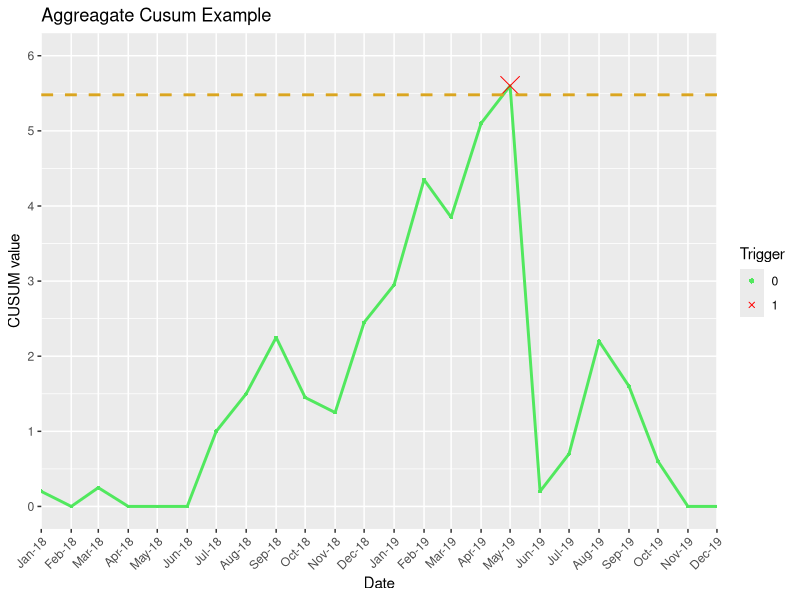

R code for this plot: (Note: this script raises an error after producing the figure.)
# Import simluated cusum data for an aggregated chart(agg) and person-level (pers)
cusum_agg <- read.csv("cusum_agg.csv", stringsAsFactors = FALSE)
cusum_pres<- read.csv("cusum_pers.csv", stringsAsFactors = FALSE)

library(lubridate)
cusum_agg$Period <- factor(cusum_agg$Date)
cusum_agg$Date<-date(as.POSIXct(cusum_agg[[1]], format="%d/%m/%Y"))


#cusum_agg[[1]]<-NULL

cusum_pres$Patient<-cusum_pres[[1]]
cusum_pres[1]<-NULL

cusum_agg$Trigger_n <-as.double(cusum_agg$Trigger)
cusum_agg$Trigger <-as.factor(cusum_agg$Trigger)


cusum_pres$Trigger_n <-as.double(cusum_pres$Trigger)
cusum_pres$Trigger <-as.factor(cusum_pres$Trigger)


cusum_agg$rowno <-as.integer(row.names(cusum_agg))

library(ggplot2)
library(gganimate)

#seq_along(cusum_agg$Period)

# Plot aggregate CUSUM
#a<-

  ggplot(cusum_agg, aes(x=Date, y=Ct))+
  geom_line(col="#51E85E", size=1)+
  geom_point(aes(group=seq_along(Date), shape=Trigger, size=Trigger_n, col=Trigger))+
  geom_hline(aes(yintercept=5.48), col="goldenrod", linetype=2, size=1)+
  ggtitle("Aggreagate Cusum Example")+
  scale_size_continuous(c(0,2))+
  scale_shape_manual(values=c(16,4))+
  scale_colour_manual(values=c("#51E85E", "red"), aesthetics = c("color", "fill"))+
  scale_y_continuous(name="CUSUM value",limits=c(0,6), breaks = seq(0,6,1))+
  scale_x_date(date_breaks = "1 month",
               date_labels = "%b-%y",
               expand = expand_scale(0),
               minor_breaks = NULL)+
  guides(size = FALSE)  +
  theme(axis.text.x = element_text(angle=45, hjust = 1))#+
  #transition_reveal(rowno)


anim_save("Aggreagate_cusum.gif", animation = a)


#Plot person-level CUSUM
b<-

  ggplot(cusum_pres, aes(x=Patient, y=Ct))+
  geom_path(col="dodgerblue2", size=1)+
  geom_point(aes(group=seq_along(Patient),shape=Trigger, size=Trigger_n, col=Trigger), fill="#51E85E")+
  geom_hline(aes(yintercept=6.3), col="goldenrod", linetype=2, size=1)+
  ggtitle("Person-level Cusum Example")+
  scale_size_continuous(c(0,2))+
  scale_shape_manual(values=c(16,4))+
  scale_colour_manual(values=c("dodgerblue2","red"))+
  scale_y_continuous(name="CUSUM value",limits=c(0,7), breaks = seq(6))+
  scale_x_continuous(breaks=seq(10,100,10))+
  guides(size = FALSE)+
  #theme(axis.text.x = element_text(angle=45, hjust = 1))
 # transition_reveal(Patient)

anim_save("Person_cusum.gif", animation = b)
